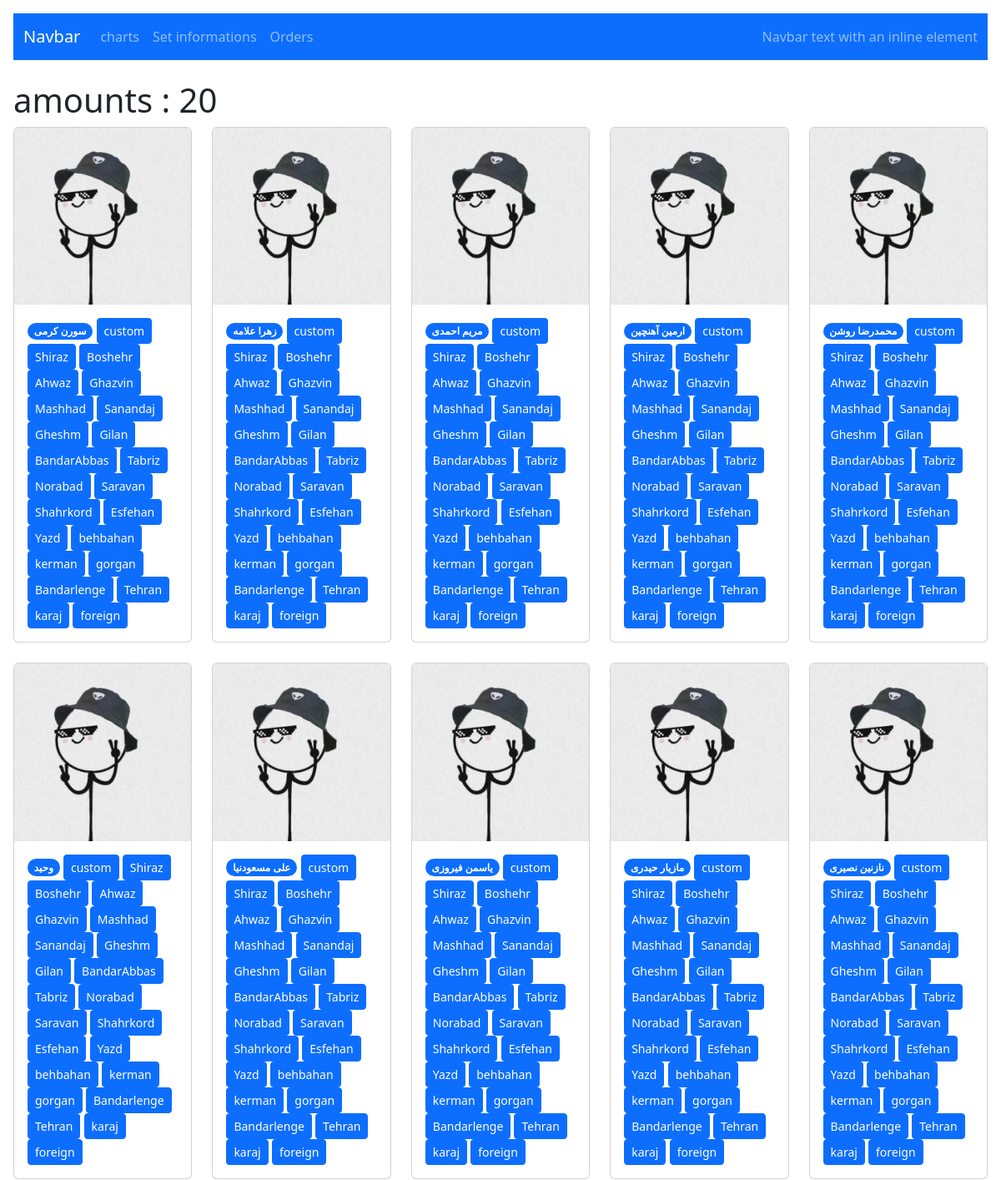
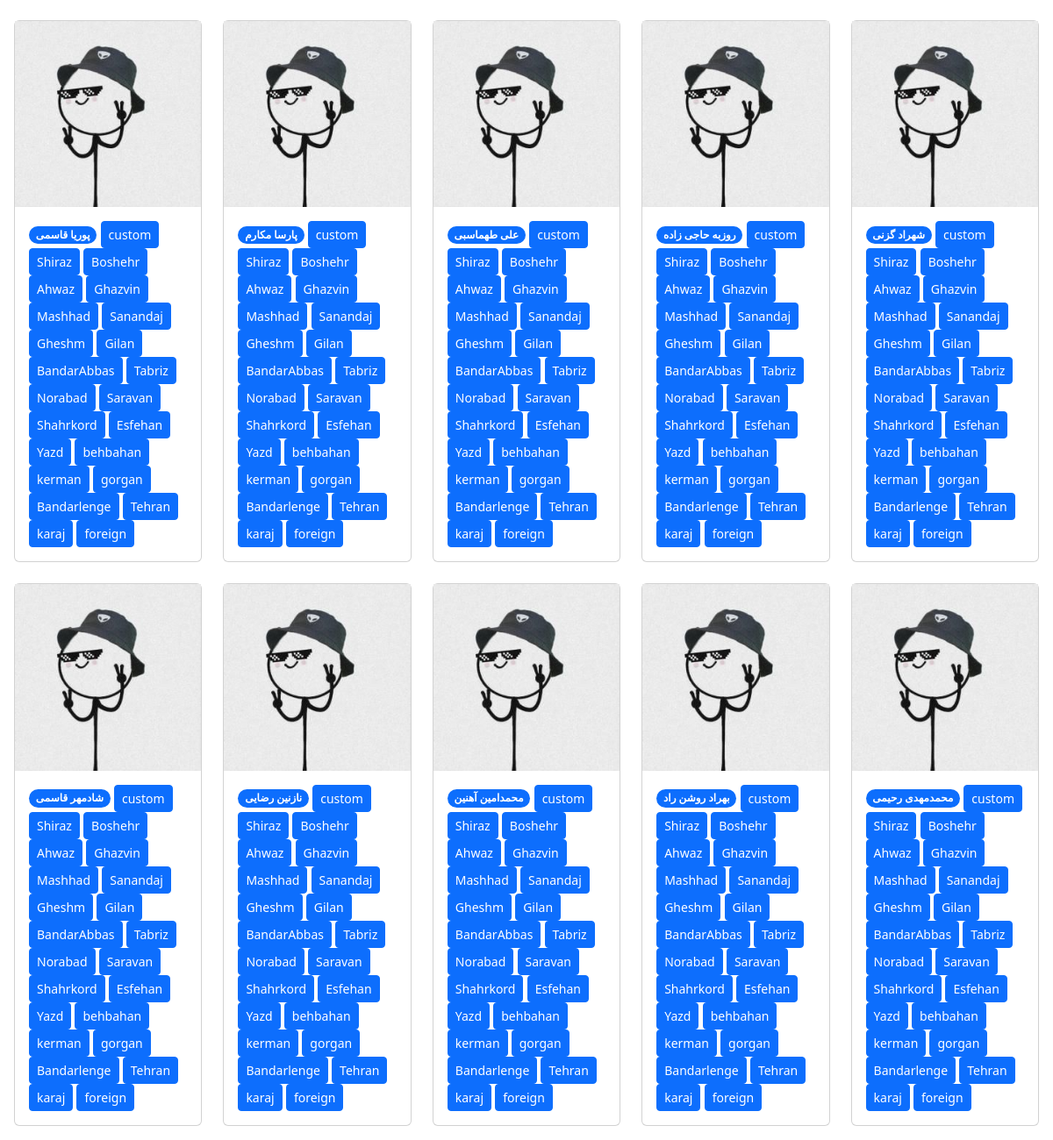
Screenshot of /setCity/Shiraz/ with the database file from the repository (2 pictures, top to bottom).
### accounts/models.py (models this page shows, shortened)
class User(AbstractBaseUser):
    status_reason = (
        ('u' , "university"),
        ('h', "highschool"),
        ('a' , "Friend"),
        ('g' , "game"),
        ('s' , "school"),
        ('o' , "other"),
        ('f' , "family"),
        ('i' , "instagram"),
    )
    username = models.CharField(unique=True, max_length=100)
    name = models.CharField(max_length=100, null=True, blank=True)
    is_admin = models.BooleanField(default=False)
    is_active = models.BooleanField(default=True)
    Avatar = models.ImageField(upload_to="images/Avatar",blank=True,null=True)
    code = models.IntegerField(blank=True,null=True)
    reason = models.CharField(max_length=1,choices = status_reason)
    city = models.ForeignKey(City,on_delete=models.CASCADE,related_name="user")
    USERNAME_FIELD = 'username'
    REQUIRED_FIELDS = ['name']
    objects = MyUserManager()

class City(models.Model):
    name = models.CharField(max_length=100, null=True, blank=True)
    class Meta:
        verbose_name = "City"
        verbose_name_plural = "Cities"
    def __str__(self):
        return str(self.name)

### info/views.py (the view)
# urls.py: path('setCity/<slug:cityName>/',setCitylist,name="setCitylist"),
def setCitylist(request,cityName):
    city = City.objects.get(name = cityName)
    users = User.objects.filter(city = city)
    amount = 0
    for user in users:
        amount += 1
    cities = City.objects.all()
    return render(request,'info/sets/setCity.html',{"cities" : cities,'users' : users,'amount':amount,'city':cityName})

### info/templates/info/sets/setCity.html (shortened to what this page needs)
{% extends 'info/base.html' %}
{% load static %}
{% block content %}
<h1>amounts : {{amount}}</h1>
<div class="row row-cols-2 row-cols-md-5 g-4">
    {% for user in users %}
          <div class="col">
            <div class="card">
                <img src="{% if user.Avatar %}{{user.Avatar.url}}{% else %}{% static 'panel/m.jfif' %}{% endif %}" >
              <div class="card-body">
                <span class="badge rounded-pill text-bg-primary">{{user.name}}</span>
                {% for city in cities %}
                  <a class="btn btn-primary btn-sm" href="{% url 'info:setCity' user.username city %}" role="button">{{city}}</a>
                {% endfor %}
              </div>
            </div>
          </div>
    {% endfor %}
</div>
{% endblock %}

### rows the page displays
User: name "سورن کرمی"
City: name "custom"
City: name "Shiraz"
City: name "Boshehr"
City: name "Ahwaz"
City: name "Ghazvin"
City: name "Mashhad"
City: name "Sanandaj"
City: name "Gheshm"
City: name "Gilan"
City: name "BandarAbbas"
City: name "Tabriz"
City: name "Norabad"
City: name "Saravan"
City: name "Shahrkord"
City: name "Esfehan"
City: name "Yazd"
City: name "behbahan"
City: name "kerman"
City: name "gorgan"
City: name "Bandarlenge"
City: name "Tehran"
City: name "karaj"
City: name "foreign"
User: name "زهرا علامه"
User: name "مریم احمدی"
User: name "ارمین آهنچین"
User: name "محمدرضا روشن"
User: name "وحید"
User: name "علی مسعودنیا"
User: name "یاسمن فیروزی"
User: name "مازیار حیدری"
User: name "نازنین نصیری"
User: name "پوریا قاسمی"
User: name "پارسا مکارم"
User: name "علی طهماسبی"
User: name "روزبه حاجی زاده"
User: name "شهراد گزنی"
User: name "شادمهر قاسمی"
User: name "نازنین رضایی"
User: name "محمدامین آهنین"
User: name "بهراد روشن راد"
User: name "محمدمهدی رحیمی"

### other values shown
{{ amount }} "20"
